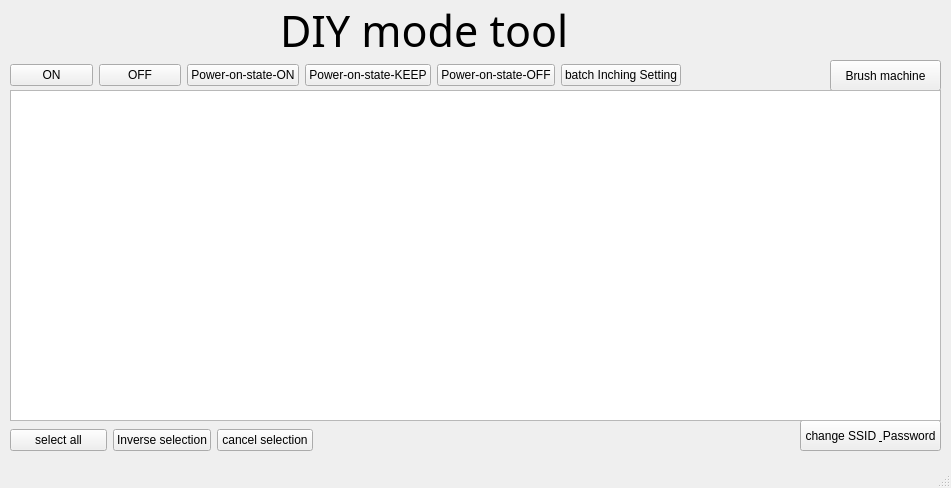
<?xml version="1.0" encoding="UTF-8"?>
<ui version="4.0">
 <class>MainWindow</class>
 <widget class="QMainWindow" name="MainWindow">
  <property name="geometry">
   <rect>
    <x>0</x>
    <y>0</y>
    <width>951</width>
    <height>488</height>
   </rect>
  </property>
  <property name="windowTitle">
   <string>MainWindow</string>
  </property>
  <widget class="QWidget" name="centralwidget">
   <widget class="QPushButton" name="ROOT">
    <property name="geometry">
     <rect>
      <x>830</x>
      <y>60</y>
      <width>111</width>
      <height>31</height>
     </rect>
    </property>
    <property name="text">
     <string>Brush machine</string>
    </property>
   </widget>
   <widget class="QLabel" name="label">
    <property name="geometry">
     <rect>
      <x>280</x>
      <y>10</y>
      <width>321</width>
      <height>41</height>
     </rect>
    </property>
    <property name="font">
     <font>
      <family>微软雅黑</family>
      <pointsize>32</pointsize>
     </font>
    </property>
    <property name="text">
     <string>DIY mode tool</string>
    </property>
   </widget>
   <widget class="QPushButton" name="MODIFY_SSID_PASSWORD">
    <property name="geometry">
     <rect>
      <x>800</x>
      <y>420</y>
      <width>141</width>
      <height>31</height>
     </rect>
    </property>
    <property name="text">
     <string>change SSID &amp; Password</string>
    </property>
   </widget>
   <widget class="QWidget" name="horizontalLayoutWidget">
    <property name="geometry">
     <rect>
      <x>10</x>
      <y>60</y>
      <width>671</width>
      <height>31</height>
     </rect>
    </property>
    <layout class="QHBoxLayout" name="horizontalLayout">
     <item>
      <widget class="QPushButton" name="pB_ON">
       <property name="text">
        <string>ON</string>
       </property>
      </widget>
     </item>
     <item>
      <widget class="QPushButton" name="pB_OFF">
       <property name="text">
        <string>OFF</string>
       </property>
      </widget>
     </item>
     <item>
      <widget class="QPushButton" name="pB_UP_ON">
       <property name="text">
        <string>Power-on-state-ON</string>
       </property>
      </widget>
     </item>
     <item>
      <widget class="QPushButton" name="pB_UP_KEEP">
       <property name="text">
        <string>Power-on-state-KEEP</string>
       </property>
      </widget>
     </item>
     <item>
      <widget class="QPushButton" name="pB_UP_OFF">
       <property name="text">
        <string>Power-on-state-OFF</string>
       </property>
      </widget>
     </item>
     <item>
      <widget class="QPushButton" name="pB_SET_POINT">
       <property name="text">
        <string>batch Inching Setting</string>
       </property>
      </widget>
     </item>
    </layout>
   </widget>
   <widget class="QWidget" name="horizontalLayoutWidget_2">
    <property name="geometry">
     <rect>
      <x>10</x>
      <y>420</y>
      <width>303</width>
      <height>41</height>
     </rect>
    </property>
    <layout class="QHBoxLayout" name="horizontalLayout_2">
     <item>
      <widget class="QPushButton" name="pB_all">
       <property name="text">
        <string>select all</string>
       </property>
      </widget>
     </item>
     <item>
      <widget class="QPushButton" name="pB_inverse">
       <property name="text">
        <string>Inverse selection</string>
       </property>
      </widget>
     </item>
     <item>
      <widget class="QPushButton" name="pB_cancel">
       <property name="text">
        <string>cancel selection</string>
       </property>
      </widget>
     </item>
    </layout>
   </widget>
   <widget class="QTableWidget" name="tableWidget">
    <property name="geometry">
     <rect>
      <x>10</x>
      <y>90</y>
      <width>931</width>
      <height>331</height>
     </rect>
    </property>
   </widget>
  </widget>
  <widget class="QStatusBar" name="statusbar"/>
 </widget>
 <resources/>
 <connections/>
</ui>
